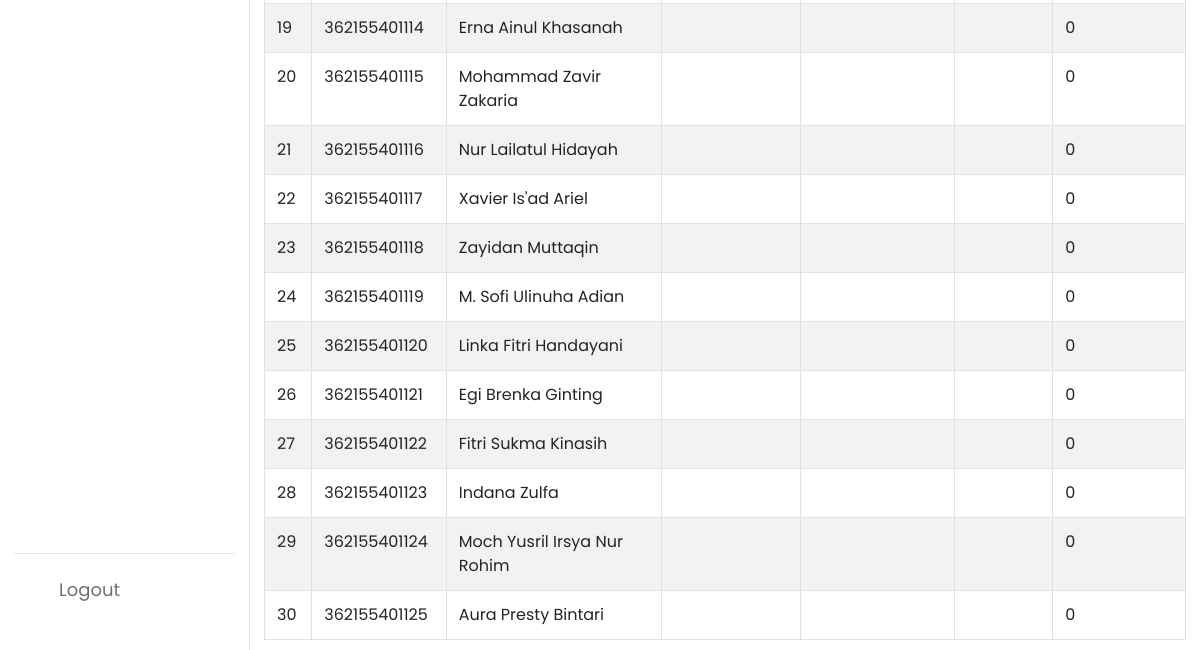
The app's page /admin.php (lower part), older data.
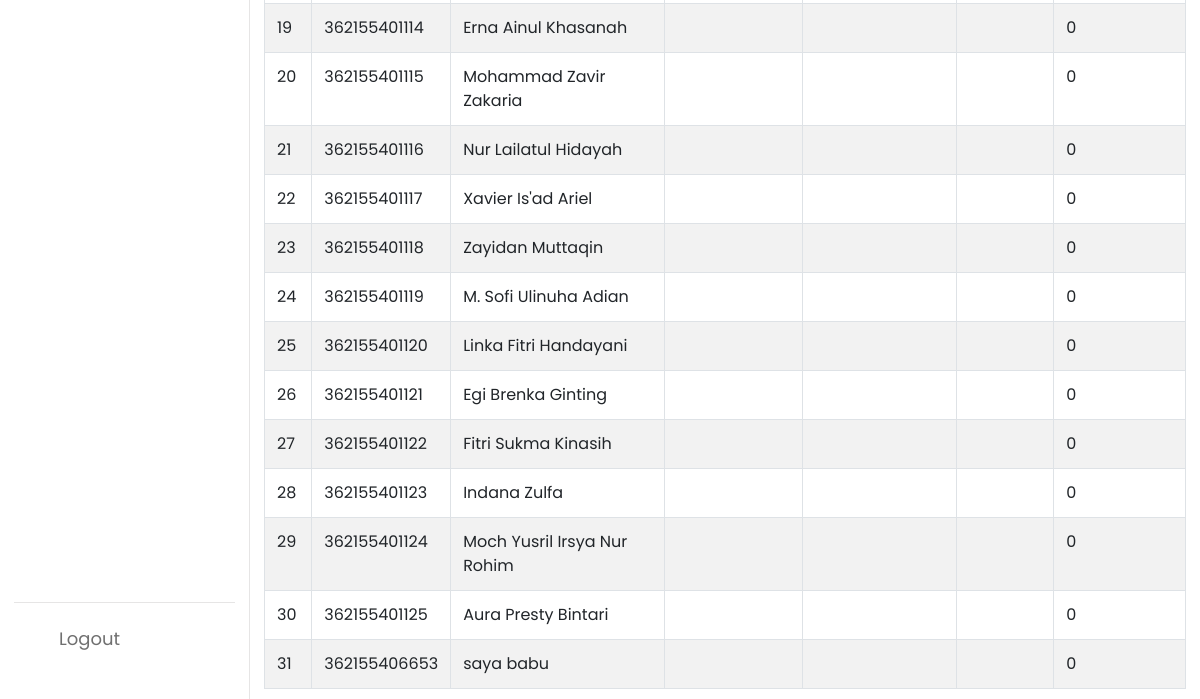
The same page, newer data.
### tables this page shows
CREATE TABLE `tb_mahasiswa` (
  `Id` int(11) NOT NULL,
  `Nama_Mahasiswa` varchar(45) DEFAULT NULL,
  `NIM` varchar(45) DEFAULT NULL,
  `Kelas` varchar(45) DEFAULT NULL,
  `Email` varchar(45) DEFAULT NULL,
  `Alamat` varchar(45) DEFAULT NULL,
  `User_Id` int(11) DEFAULT NULL,
  `Anggota_Kelompok_Id` int(11) DEFAULT NULL
);

### objeknilai.php (called while the page is built, shortened)
<?php
Class Nilai {
    public function AmbilDataNilai() {
        include ("koneksi.php");
        $query = "select Nama_Mahasiswa, tb_mahasiswa.NIM as NM, Nilai_Pembimbing_Lapangan, Nilai_Pembimbing_KP, Nilai_Penguji  from tb_mahasiswa
        left join tb_anggota_kelompok on tb_mahasiswa.Anggota_Kelompok_Id = tb_anggota_kelompok.Id
        left join tb_pendaftaran_kp on tb_anggota_kelompok.Id = tb_pendaftaran_kp.Anggota_Kelompok_Id
        left join tb_pendaftaran_ujian_kp on tb_pendaftaran_kp.Id = Pendaftaran_KP_Id
        left join tb_nilai on tb_pendaftaran_ujian_kp.Id = Pendaftaran_Ujian_KP_Id
        order by NM asc";
        $mysql = mysqli_query($koneksi,$query);
        return $mysql;
    }
}
?>

### admin.php (the view, shortened to what this page needs)
<?php
include ("objeknilai.php");
$nilai = new Nilai();
?>
<!DOCTYPE html>
<html lang="en">
<head>
    <link rel="stylesheet" href="admin.css">
    <link rel="stylesheet" href="https://unicons.iconscout.com/release/v4.0.0/css/line.css">
    <link rel="stylesheet" href="https://cdn.jsdelivr.net/npm/bootstrap@4.0.0/dist/css/bootstrap.min.css">
</head>
<body>
    <nav>
        <div class="menu-items">
            <ul class="logout-mode">
                <li><a href="index.php">
                    <i class="uil uil-sign-out-alt"></i>
                    <span class="link-name">Logout</span>
                </a></li>
                <li class="mode">
                <div class="mode-toggle">
                </div>
            </li>
            </ul>
        </div>
    </nav>
    <section class="dashboard">
        <div class="dash-content">
            <div class="overview">
                <div class="table-wrapper-scroll-y my-custom-scrollbar" style="overflow-y:auto;">
                <table class="table table-bordered table-striped mb-0" border="1">
                    <?php
                    $mysql = $nilai->AmbilDataNilai();
                    $i = 1;
                    while ($tampil = mysqli_fetch_array($mysql)){
                        $rata2 = $tampil["Nilai_Pembimbing_Lapangan"] + $tampil["Nilai_Pembimbing_KP"] + $tampil["Nilai_Penguji"] / 3;
                        echo "
                        <tr>
                            <td>$i</td>
                            <td>$tampil[NM]</td>
                            <td>$tampil[Nama_Mahasiswa]</td>
                            <td>$tampil[Nilai_Pembimbing_Lapangan]</td>
                            <td>$tampil[Nilai_Pembimbing_KP]</td>
                            <td>$tampil[Nilai_Penguji]</td>
                            <td>$rata2
                        </tr>";
                        $i++;
                    }
                    ?>
                </table>
                </div>
        </div>
    </section>
</body>
</html>

Row changes from the older to the newer data that the page shows:
added tb_mahasiswa: NIM "362155406653", Nama_Mahasiswa "saya babu", rata2 "0"
